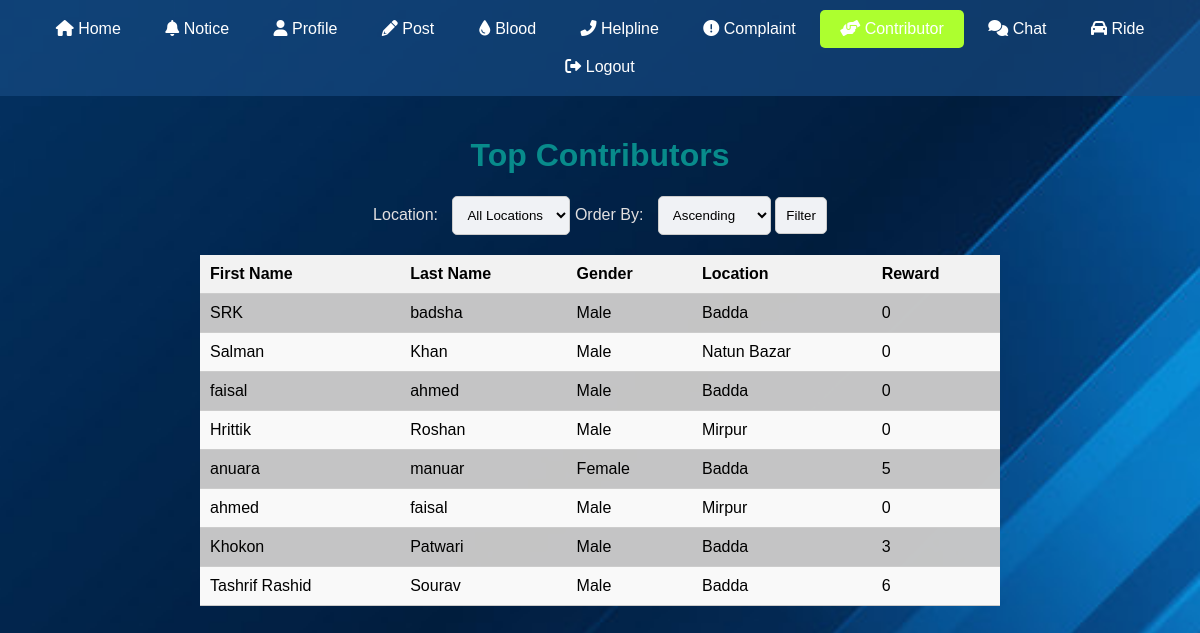
Screenshot of /contributer.php (signed in) with the database file from the repository.
### tables this page shows
CREATE TABLE `donors` (
  `first_name` varchar(30) NOT NULL,
  `last_name` varchar(10) NOT NULL,
  `gender` enum('Male','Female','Other') NOT NULL,
  `blood_group` enum('A+','A-','B+','B-','AB+','AB-','O+','O-') NOT NULL,
  `mobile_number` int(11) NOT NULL,
  `email` varchar(30) NOT NULL,
  `last_donation_date` date NOT NULL,
  `location` enum('Badda','Natun Bazar','Mirpur') NOT NULL,
  `password` varchar(500) NOT NULL,
  `reward` int(11) NOT NULL,
  `profilepicture` longblob NOT NULL
);

### contributer.php (the view, shortened to what this page needs)
<?php
$servername = "localhost";
$username = "root";
$password = "";
$database = "blood_donors";
$conn = new mysqli($servername, $username, $password, $database);
$order_by = "";
$sql = "SELECT * FROM donors";
$result = $conn->query($sql);
?>
<!DOCTYPE html>
<html lang="en">
<head>
    <link rel="stylesheet" href="https://cdnjs.cloudflare.com/ajax/libs/font-awesome/6.0.0-beta3/css/all.min.css">
</head>
<body>
<div class="menu-bar">
        <a href="user_newsfeed.php"><i class="fas fa-home"></i> Home</a>
        <a href="usernotice.php"><i class="fas fa-bell"></i> Notice</a>
        <a href="profile.php"><i class="fas fa-user"></i> Profile</a>
        <a href="postview.php"><i class="fas fa-pencil-alt"></i> Post</a>
        <a href="search.php"><i class="fas fa-tint"></i> Blood</a>
        <a href="helpline.php"><i class="fas fa-phone-alt"></i> Helpline</a>
        <a href="complains.php"><i class="fas fa-exclamation-circle"></i> Complaint</a>
        <a href="contributer.php"><i class="fas fa-hands-helping"></i> Contributor</a>
        <a href="chatting.php"><i class="fas fa-comments"></i> Chat</a>
        <a href="save_ride.php"><i class="fas fa-car"></i> Ride</a>
        <a href="login.html"><i class="fas fa-sign-out-alt"></i> Logout</a>
</div>
<div class="container">
    <h1>Top Contributors</h1>
    <form method="post" action="<?php echo htmlspecialchars($_SERVER["PHP_SELF"]); ?>">
        <label for="filter_location">Location:</label>
        <select name="filter_location" id="filter_location">
            <option value="">All Locations</option>
        </select>
        <label for="order_by">Order By:</label>
        <select name="order_by" id="order_by">
            <option value="ASC"<?php if ($order_by == "ASC") echo " selected"; ?>>Ascending</option>
        </select>
        <input type="submit" name="submit_filter" value="Filter">
    </form>
    <table class="contributor-table">
        <thead>
            <tr>
                <th>First Name</th>
                <th>Last Name</th>
                <th>Gender</th>
                <th>Location</th>
                <th>Reward</th>
            </tr>
        </thead>
        <tbody>
            <?php
            if ($result->num_rows > 0) {
                while ($row = $result->fetch_assoc()) {
                    echo "<tr>";
                    echo "<td>" . $row['first_name'] . "</td>";
                    echo "<td>" . $row['last_name'] . "</td>";
                    echo "<td>" . $row['gender'] . "</td>";
                    echo "<td>" . $row['location'] . "</td>";
                    echo "<td>" . $row['reward'] . "</td>";
                    echo "</tr>";
                }
            } else {
                echo "<tr><td colspan='5'>No contributors found.</td></tr>";
            }
            ?>
        </tbody>
    </table>
</div>
</body>
</html>

### contributer.php (style rules this page uses)
body { font-family: Arial, sans-serif; margin: 0; padding: 0; background-color: #f2f2f2; background-image: url("nahi2.jpg"); font-family: Arial, sans-serif; background-size: cover; background-position: center; background-attachment: fixed; }
.menu-bar { background-color:#194d85a1; color: #ffffff; text-align: center; padding: 10px 0; }
.menu-bar a { display: inline-block; color: #ffffff; padding: 10px 20px; text-decoration: none; }
.container { max-width: 800px; margin: 0 auto; padding: 20px; }
h1 { text-align: center; color: #088b8b; }
form { text-align: center; margin-bottom: 20px; }
label { margin-right: 10px; color:#e2e0e0 }
select, input[type="submit"] { padding: 10px; border-radius: 5px; border: 1px solid #ccc; background-color: #f0f2f5; cursor: pointer; }
.contributor-table { width: 100%; border-collapse: collapse; margin-top: 20px; background-color: #c7c7c7fc; color: black; }
.contributor-table th, .contributor-table td { padding: 10px; border-bottom: 1px solid #ccc; text-align: left; }
.contributor-table th { background-color: #f2f2f2; }
.contributor-table tbody tr:nth-child(even) { background-color: #f9f9f9; }
.active-page { background-color: greenyellow; border-radius: 5px; color:black; }

### rows the page displays
donors: first_name "SRK", last_name "badsha", gender "Male", location "Badda", reward "0"
donors: first_name "Salman", last_name "Khan", gender "Male", location "Natun Bazar", reward "0"
donors: first_name "faisal", last_name "ahmed", gender "Male", location "Badda", reward "0"
donors: first_name "Hrittik", last_name "Roshan", gender "Male", location "Mirpur", reward "0"
donors: first_name "anuara", last_name "manuar", gender "Female", location "Badda", reward "5"
donors: first_name "ahmed", last_name "faisal", gender "Male", location "Mirpur", reward "0"
donors: first_name "Khokon", last_name "Patwari", gender "Male", location "Badda", reward "3"
donors: first_name "Tashrif Rashid", last_name "Sourav", gender "Male", location "Badda", reward "6"
